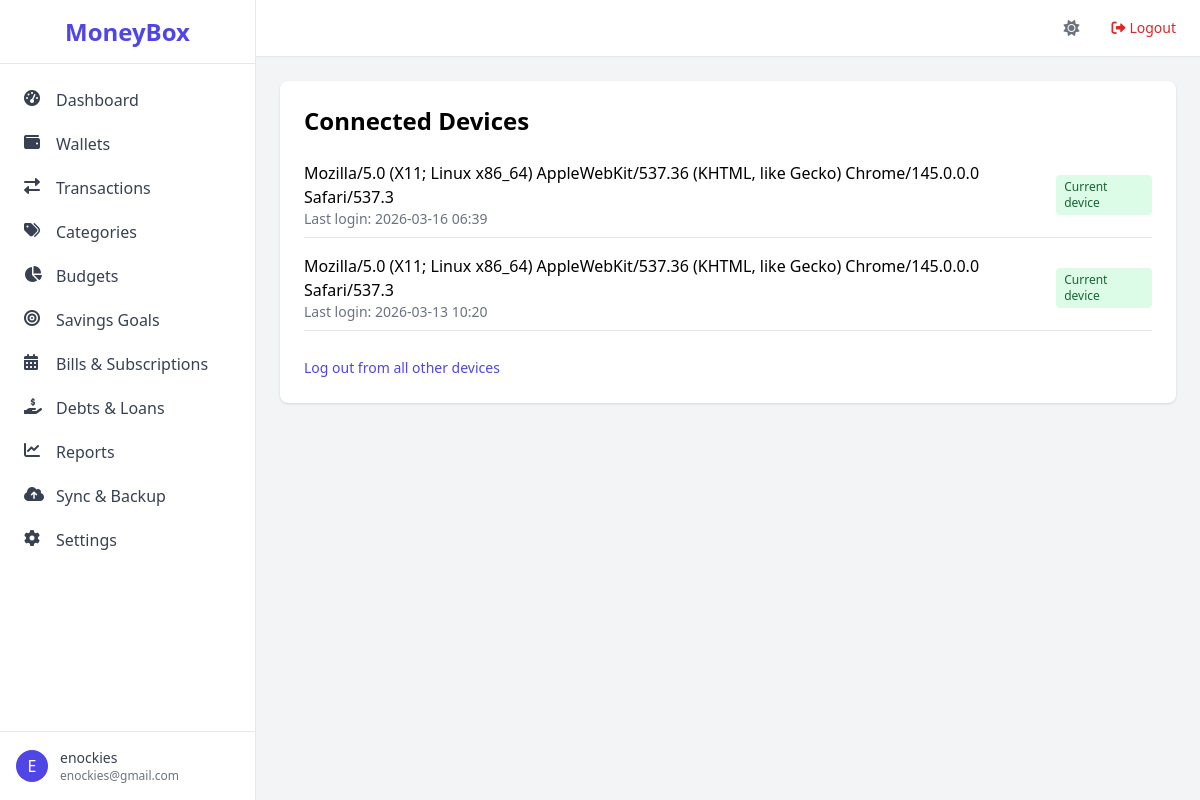
The app's page /settings/devices (signed in) with its own data.
### app/models.py (models this page shows, shortened)
class User(UserMixin, db.Model):
    id = db.Column(db.Integer, primary_key=True)
    username = db.Column(db.String(64), unique=True, nullable=False)
    email = db.Column(db.String(120), unique=True, nullable=False)
    password_hash = db.Column(db.String(128))
    created_at = db.Column(db.DateTime, default=datetime.utcnow)
    is_active = db.Column(db.Boolean, default=True)
    email_verified = db.Column(db.Boolean, default=False)
    email_verification_token = db.Column(db.String(100))
    two_factor_enabled = db.Column(db.Boolean, default=False)
    two_factor_secret = db.Column(db.String(32))
    passcode = db.Column(db.String(128))
    biometric_enabled = db.Column(db.Boolean, default=False)
    is_admin = db.Column(db.Boolean, default=False)
    biometric_enabled = db.Column(db.Boolean, default=False)
    is_admin = db.Column(db.Boolean, default=False)
    health_score = db.Column(db.Integer, default=0)
    health_score_updated_at = db.Column(db.DateTime)
    preferences = db.relationship('UserPreference', uselist=False, backref='user', cascade='all, delete-orphan')
    devices = db.relationship('UserDevice', backref='user', lazy='dynamic', cascade='all, delete-orphan')
    wallets = db.relationship('Wallet', backref='user', lazy='dynamic', cascade='all, delete-orphan')
    categories = db.relationship('Category', backref='user', lazy='dynamic', cascade='all, delete-orphan')
    transactions = db.relationship('Transaction', backref='user', lazy='dynamic', cascade='all, delete-orphan')
    budgets = db.relationship('Budget', backref='user', lazy='dynamic', cascade='all, delete-orphan')
    savings_goals = db.relationship('SavingsGoal', backref='user', lazy='dynamic', cascade='all, delete-orphan')
    bills = db.relationship('Bill', backref='user', lazy='dynamic', cascade='all, delete-orphan')
    debts = db.relationship('Debt', backref='user', lazy='dynamic', cascade='all, delete-orphan')
    loans = db.relationship('Loan', backref='user', lazy='dynamic', cascade='all, delete-orphan')
    recurring_transactions = db.relationship('RecurringTransaction', backref='user', lazy='dynamic', cascade='all, delete-orphan')
    shared_wallets = db.relationship('SharedWallet', foreign_keys='SharedWallet.user_id', backref='owner_user', lazy='dynamic')
    shared_with_me = db.relationship('SharedWallet', foreign_keys='SharedWallet.shared_with_user_id', backref='shared_user', lazy='dynamic')
    backup_tokens = db.relationship('BackupToken', backref='user', lazy='dynamic', cascade='all, delete-orphan')
    login_history = db.relationship('LoginHistory', backref='user', lazy='dynamic', cascade='all, delete-orphan')

class UserDevice(db.Model):
    id = db.Column(db.Integer, primary_key=True)
    user_id = db.Column(db.Integer, db.ForeignKey('user.id'), nullable=False)
    device_name = db.Column(db.String(100))
    device_type = db.Column(db.String(20))
    last_login = db.Column(db.DateTime, default=datetime.utcnow)
    ip_address = db.Column(db.String(45))
    user_agent = db.Column(db.String(200))
    is_current = db.Column(db.Boolean, default=False)
    refresh_token = db.Column(db.String(200))

### app/routes/settings.py (the view)
@bp.route('/devices')
@login_required
def devices():
    devices = UserDevice.query.filter_by(user_id=current_user.id).order_by(UserDevice.last_login.desc()).all()
    return render_template('settings/devices.html', devices=devices)

### app/models.py (called while the page is built)
@login_manager.user_loader
def load_user(user_id):
    return User.query.get(int(user_id))

### app/templates/settings/devices.html (shortened to what this page needs)
{% extends "base.html" %}
{% block content %}
<div class="bg-white rounded-lg shadow p-6">
    <h2 class="text-2xl font-semibold mb-6">Connected Devices</h2>
    <div class="space-y-4">
        {% for device in devices %}
        <div class="flex items-center justify-between border-b pb-2">
            <div>
                <p class="font-medium">{{ device.device_name }}</p>
                <p class="text-sm text-gray-500">Last login: {{ device.last_login.strftime('%Y-%m-%d %H:%M') }}</p>
            </div>
            <div class="flex items-center space-x-2">
                {% if device.is_current %}
                <span class="text-xs bg-green-100 text-green-800 px-2 py-1 rounded">Current device</span>
                {% else %}
                <form action="{{ url_for('settings.revoke_device', device_id=device.id) }}" method="post" class="inline">
                    <button type="submit" class="text-sm text-red-600 hover:underline">Revoke</button>
                </form>
                {% endif %}
            </div>
        </div>
        {% endfor %}
    </div>
    <div class="mt-6">
        <form action="{{ url_for('settings.logout_all') }}" method="post" onsubmit="return confirm('Log out from all other devices?');">
            <button type="submit" class="text-sm text-indigo-600 hover:underline">Log out from all other devices</button>
        </form>
    </div>
</div>
{% endblock %}

### app/templates/base.html (shortened to what this page needs)
<!DOCTYPE html>
<html lang="en">
<head>
    <script src="https://cdn.tailwindcss.com"></script>
    <link rel="stylesheet" href="https://cdnjs.cloudflare.com/ajax/libs/font-awesome/6.0.0-beta3/css/all.min.css">
</head>
<body class="bg-gray-100 font-sans antialiased" x-data="{ sidebarOpen: false }">
    <div class="flex h-screen bg-gray-100">
        <aside class="hidden md:flex md:flex-shrink-0">
            <div class="flex flex-col w-64 bg-white border-r border-gray-200">
                <div class="flex items-center justify-center h-16 border-b border-gray-200">
                    <span class="text-2xl font-bold text-indigo-600">MoneyBox</span>
                </div>
                <nav class="flex-1 overflow-y-auto py-4">
                    <ul class="space-y-1">
                        <li>
                            <a href="{{ url_for('main.dashboard') }}" class="flex items-center px-4 py-2 text-gray-700 hover:bg-indigo-50 hover:text-indigo-600 rounded-lg mx-2">
                                <i class="fas fa-tachometer-alt w-5 h-5 mr-3"></i>Dashboard
                            </a>
                        </li>
                        <li>
                            <a href="{{ url_for('wallets.list_wallets') }}" class="flex items-center px-4 py-2 text-gray-700 hover:bg-indigo-50 hover:text-indigo-600 rounded-lg mx-2">
                                <i class="fas fa-wallet w-5 h-5 mr-3"></i>Wallets
                            </a>
                        </li>
                        <li>
                            <a href="{{ url_for('transactions.list_transactions') }}" class="flex items-center px-4 py-2 text-gray-700 hover:bg-indigo-50 hover:text-indigo-600 rounded-lg mx-2">
                                <i class="fas fa-exchange-alt w-5 h-5 mr-3"></i>Transactions
                            </a>
                        </li>
                        <li>
                            <a href="{{ url_for('categories.list_categories') }}" class="flex items-center px-4 py-2 text-gray-700 hover:bg-indigo-50 hover:text-indigo-600 rounded-lg mx-2">
                                <i class="fas fa-tags w-5 h-5 mr-3"></i>Categories
                            </a>
                        </li>
                        <li>
                            <a href="{{ url_for('budgets.list_budgets') }}" class="flex items-center px-4 py-2 text-gray-700 hover:bg-indigo-50 hover:text-indigo-600 rounded-lg mx-2">
                                <i class="fas fa-chart-pie w-5 h-5 mr-3"></i>Budgets
                            </a>
                        </li>
                        <li>
                            <a href="{{ url_for('savings.list_goals') }}" class="flex items-center px-4 py-2 text-gray-700 hover:bg-indigo-50 hover:text-indigo-600 rounded-lg mx-2">
                                <i class="fas fa-bullseye w-5 h-5 mr-3"></i>Savings Goals
                            </a>
                        </li>
                        <li>
                            <a href="{{ url_for('bills.list_bills') }}" class="flex items-center px-4 py-2 text-gray-700 hover:bg-indigo-50 hover:text-indigo-600 rounded-lg mx-2">
                                <i class="fas fa-calendar-alt w-5 h-5 mr-3"></i>Bills & Subscriptions
                            </a>
                        </li>
                        <li>
                            <a href="{{ url_for('debts.list_debts') }}" class="flex items-center px-4 py-2 text-gray-700 hover:bg-indigo-50 hover:text-indigo-600 rounded-lg mx-2">
                                <i class="fas fa-hand-holding-usd w-5 h-5 mr-3"></i>Debts & Loans
                            </a>
                        </li>
                        <li>
                            <a href="{{ url_for('reports.reports') }}" class="flex items-center px-4 py-2 text-gray-700 hover:bg-indigo-50 hover:text-indigo-600 rounded-lg mx-2">
                                <i class="fas fa-chart-line w-5 h-5 mr-3"></i>Reports
                            </a>
                        </li>
                        <li>
                            <a href="{{ url_for('sync.sync_dashboard') }}" class="flex items-center px-4 py-2 text-gray-700 hover:bg-indigo-50 hover:text-indigo-600 rounded-lg mx-2">
                                <i class="fas fa-cloud-upload-alt w-5 h-5 mr-3"></i>Sync & Backup
                            </a>
                        </li>
                        <li>
                            <a href="{{ url_for('settings.profile') }}" class="flex items-center px-4 py-2 text-gray-700 hover:bg-indigo-50 hover:text-indigo-600 rounded-lg mx-2">
                                <i class="fas fa-cog w-5 h-5 mr-3"></i>Settings
                            </a>
                        </li>
                    </ul>
                </nav>
                <div class="border-t border-gray-200 p-4">
                    <div class="flex items-center">
                        <div class="flex-shrink-0">
                            <span class="inline-block h-8 w-8 rounded-full bg-indigo-600 text-white flex items-center justify-center">{{ current_user.username[0]|upper }}</span>
                        </div>
                        <div class="ml-3">
                            <p class="text-sm font-medium text-gray-700">{{ current_user.username }}</p>
                            <p class="text-xs text-gray-500">{{ current_user.email }}</p>
                        </div>
                    </div>
                </div>
            </div>
        </aside>
        <div class="flex-1 flex flex-col overflow-hidden">
            <header class="bg-white border-b border-gray-200 py-4 px-6 flex items-center justify-between">
                <div class="flex-1 flex justify-end items-center space-x-4">
                    <button id="theme-toggle" class="text-gray-500 focus:outline-none">
                        <i class="fas fa-sun" id="theme-icon"></i>
                    </button>
                    <a href="{{ url_for('auth.logout') }}" class="text-sm text-red-600 hover:text-red-800"><i class="fas fa-sign-out-alt mr-1"></i>Logout</a>
                </div>
            </header>
            <main class="flex-1 overflow-y-auto p-6">
                {% block content %}{% endblock %}
            </main>
        </div>
    </div>
</body>
</html>

### records on screen
User: username "E", username "enockies", email "enockies@gmail.com"
UserDevice: device_name "Mozilla/5.0 (X11; Linux x86_64) AppleWebKit/537.36 (KHTML, like Gecko) Chrome/145.0.0.0 Safari/537.3", last_login "2026-03-16 06:39", is_current "Current device"
UserDevice: device_name "Mozilla/5.0 (X11; Linux x86_64) AppleWebKit/537.36 (KHTML, like Gecko) Chrome/145.0.0.0 Safari/537.3", last_login "2026-03-13 10:20", is_current "Current device"
